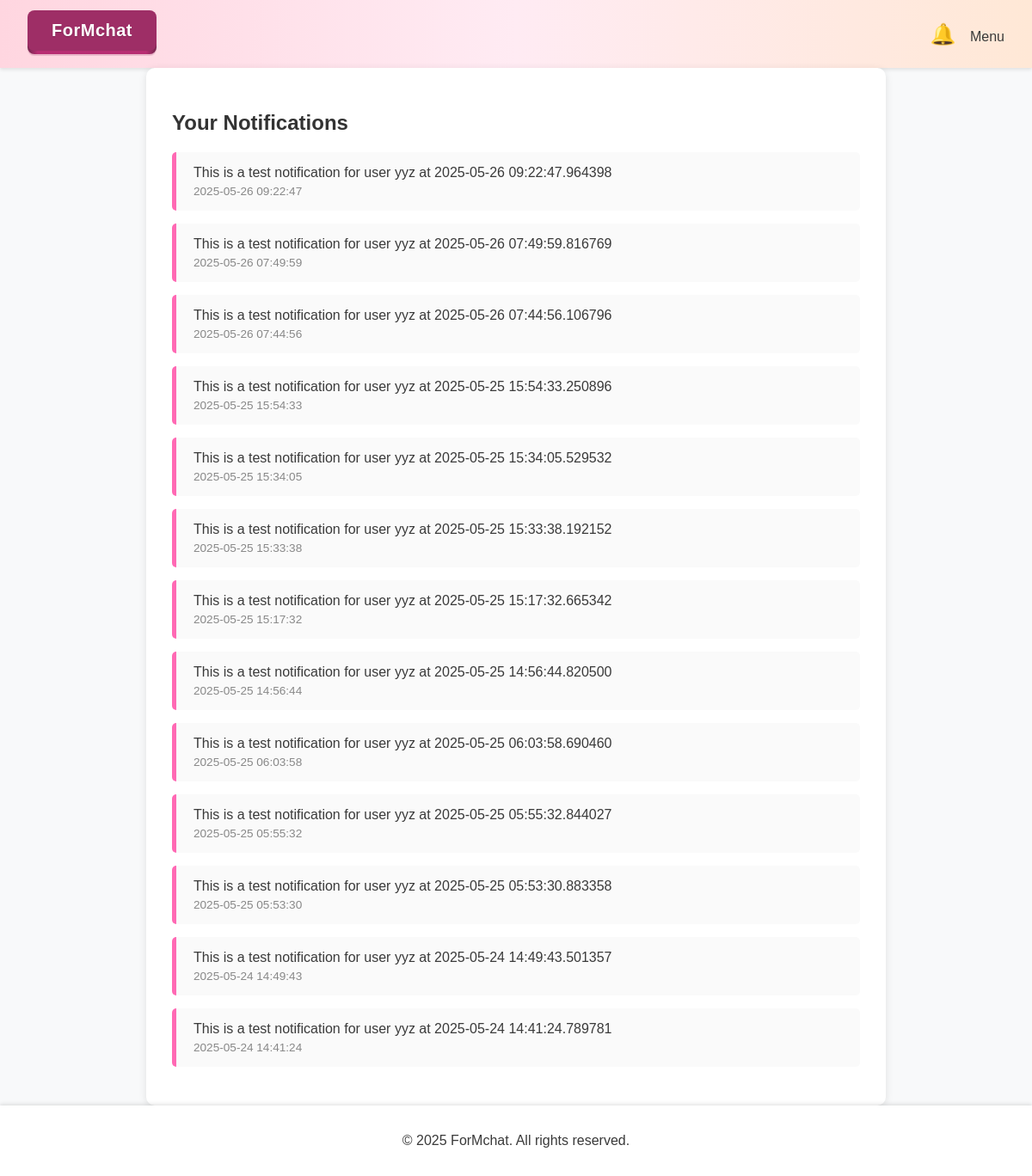
The app's page /notifications (signed in), older data.
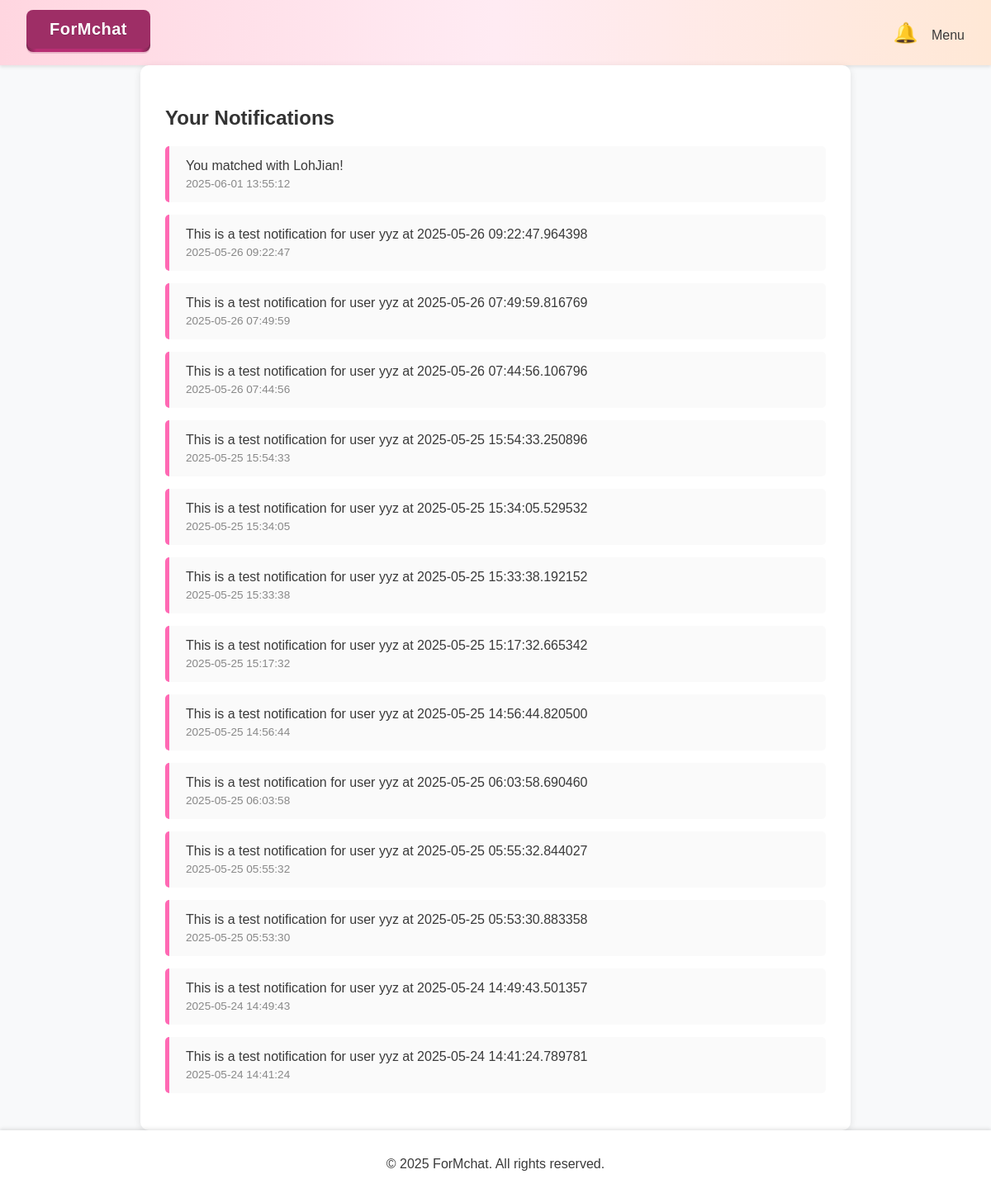
The same page, newer data.
### app.py (models this page shows)
class Notification(db.Model):
    id = db.Column(db.Integer, primary_key=True)
    user_id = db.Column(db.Integer, db.ForeignKey('user.id'), nullable=False)
    content = db.Column(db.String(255), nullable=False)
    is_read = db.Column(db.Boolean, default=False)
    timestamp = db.Column(db.DateTime, default=datetime.utcnow)
    user = db.relationship('User', backref='notifications')

### app.py (the view)
@app.route('/notifications')
def notifications():
    if 'user_id' not in session:
        flash("Please login first.")
        return redirect('/login')
    user_id = session['user_id']
    notes = Notification.query.filter_by(user_id=user_id).order_by(Notification.timestamp.desc()).all()
    for note in notes:
        if not note.is_read:
            note.is_read = True
    db.session.commit()
    return render_template('notifications.html', notifications=notes)

### app.py (called while the page is built)
@app.before_request
def before_request():
    if 'session_id' not in session:
        session['session_id'] = secrets.token_hex(16)

def generate_csrf_token():
    if 'csrf_token' not in session:
        session['csrf_token'] = secrets.token_hex(16)
    return session['csrf_token']

@app.context_processor
def inject_user_and_notifications():
    user = None
    unread_count = 0
    if 'user_id' in session:
        user_id = session['user_id']
        user = User.query.get(user_id)
        unread_count = Notification.query.filter_by(user_id=user_id, is_read=False).count()
    return dict(user=user, unread_count=unread_count)

@app.context_processor   #pass current_user to render_template() again and always available in base.html
def inject_current_user():
    user_id = session.get('user_id')
    if user_id:
        current_user = User.query.get(user_id)
        return dict(current_user=current_user)
    return dict(current_user=None)

### website/templates/notifications.html (shortened to what this page needs)
{% extends "base.html" %}
{% block content %}
    <div class="container">
        <h2>Your Notifications</h2>
        {% if notifications %}
            {% for note in notifications %}
                <div class="notification {% if not note.is_read %}unread{% endif %}">
                    <p>{{ note.content }}</p>
                    <time>
                        {% if note.timestamp %}
                            {{ note.timestamp.strftime('%Y-%m-%d %H:%M:%S') }}
                        {% else %}
                            Unknown time
                        {% endif %}
                    </time>
                </div>
            {% endfor %}
        {% else %}
            <p>No notifications yet.</p>
        {% endif %}
    </div>
{% endblock %}

Row changes from the older to the newer data that the page shows:
added Notification: content "You matched with LohJian!", timestamp "2025-06-01 13:55:12"
